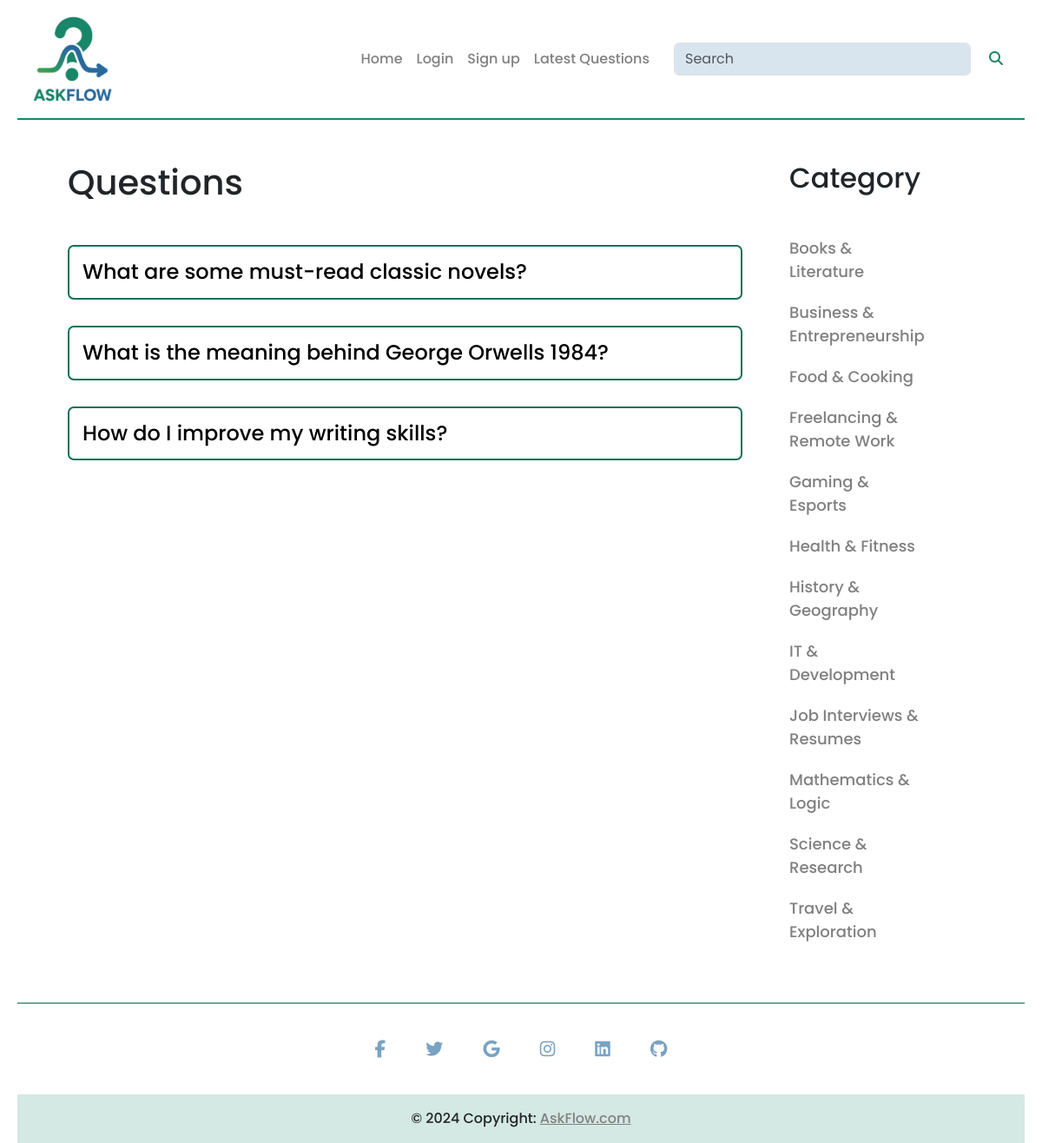
The app's page /?category-id=10 with its own data.
### tables this page shows
CREATE TABLE `questions` (
  `id` int(11) NOT NULL,
  `title` varchar(100) NOT NULL,
  `description` varchar(300) NOT NULL,
  `category_id` int(100) NOT NULL,
  `user_id` int(100) NOT NULL
);

CREATE TABLE `categories` (
  `id` int(11) NOT NULL,
  `name` varchar(250) NOT NULL
);

### client/questions.php (the view, shortened to what this page needs)
<div class="questions mb-5 mt-5">
    <div class="row">
        <div class="col-md-9">
            <h1 class="mb-5">Questions</h1>
            <?php
            include "./server/config.php";
            $limit = isset($_GET['limit']) ? (int)$_GET['limit'] : 11;
            $baseQuery = "";
            $search = isset($_GET["search"]) ? mysqli_real_escape_string($con, $_GET["search"]) : "";
            if (isset($_GET["category-id"])) {
                $cid = (int) $_GET["category-id"];
                $baseQuery = "SELECT * FROM `questions` WHERE category_id = $cid";
            } else if (isset($_GET["user-id"])) {
                $uid = (int) $_GET["user-id"];
                $baseQuery = "SELECT * FROM `questions` WHERE user_id = $uid";
            } else if (isset($_GET["latest"])) {
                $baseQuery = "SELECT * FROM `questions` ORDER BY id DESC";
            } else if (isset($_GET["search"])) {
                $baseQuery = "SELECT * FROM `questions` WHERE `title` LIKE '%$search%'";
            } else {
                $baseQuery = "SELECT * FROM `questions`";
            }
            $finalQuery = $baseQuery . " LIMIT $limit";
            $result = mysqli_query($con, $finalQuery);
            if (mysqli_num_rows($result) === 0) {
                echo "<div class='no-questions'>
                        <h2>No Questions Yet</h2>
                        <p class='no-icon'>😕</p>
                        <p class='no-text'>Looks like nobody has asked anything in this category/search yet.</p>
                        <a href='index.php?ask=true' class='ask-btn'>Ask a Question →</a>
                    </div>";
            } else {
                foreach ($result as $row) {
                    $title = $row["title"];
                    $qid = $row["id"];
                    echo "<div><h4><a href='?question-id=$qid'>$title</a>";
                    echo "</h4></div>";
                }
            }
            ?>
        </div>
        <div class="col-md-2 category">
            <h2 class="mb-5">Category</h2>
            <?php
            $query = "SELECT * FROM `categories`";
            $categoryResult = mysqli_query($con, $query);
            foreach ($categoryResult as $row) {
                $category = $row["name"];
                $cid = $row["id"];
                echo "<a class='mb-2' href='?category-id=$cid'>$category</a>";
            }
            ?>
        </div>
    </div>
</div>

### public/style.css (style rules this page uses)
body { font-family: "Poppins", sans-serif !important; font-weight: 500 !important; font-style: normal !important; }
.questions { width: 90%; margin: auto; }
.questions a , .relquestion a { text-decoration: none; color: black; }
.questions h4, .relquestion h4 { margin: 30px 0; border: 2px solid #137057; padding: 15px; border-radius: 7px; display: flex; justify-content: space-between; }
.category { margin-left: 30px; }
.category a { margin-bottom: 20px !important; color: gray; font-size: large; display: block; }

### records on screen
questions: title "What are some must-read classic novels?"
questions: title "What is the meaning behind George Orwells 1984?"
questions: title "How do I improve my writing skills?"
categories: name "Books & Literature"
categories: name "Business & Entrepreneurship"
categories: name "Food & Cooking"
categories: name "Freelancing & Remote Work"
categories: name "Gaming & Esports"
categories: name "Health & Fitness"
categories: name "History & Geography"
categories: name "IT & Development"
categories: name "Job Interviews & Resumes"
categories: name "Mathematics & Logic"
categories: name "Science & Research"
categories: name "Travel & Exploration"
